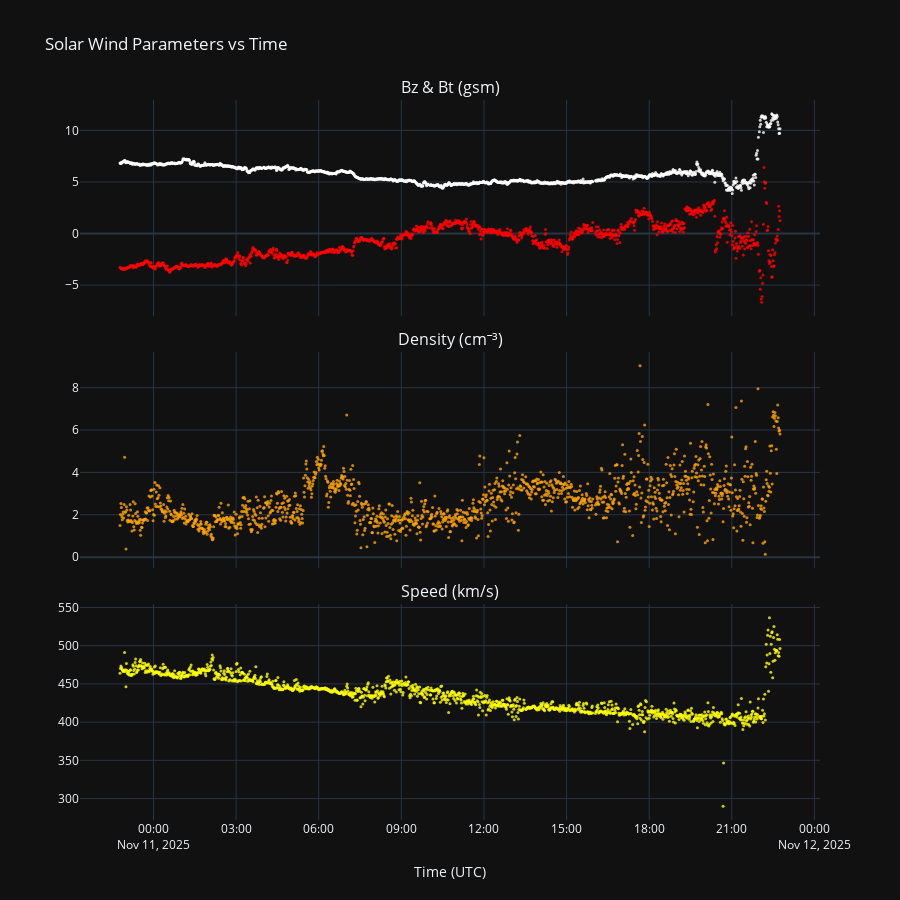

Notebook cell for this chart:
### Code cell
import plotly.graph_objects as go
from plotly.subplots import make_subplots

fig = make_subplots(
    rows=3, cols=1,
    shared_xaxes=True,
    vertical_spacing=0.05,  # 调整上下间距
    subplot_titles=("Bz & Bt (gsm)", "Density (cm⁻³)", "Speed (km/s)")
)

# 添加 Bz & Bt 曲线
fig.add_trace(
    go.Scatter(x=time, y=bz, mode="markers", marker=dict(color="red", size=3, opacity=0.8),name="Bt & Bz", line=dict(color="salmon")),
    row=1, col=1
)

fig.add_trace(
    go.Scatter(
        x=time, y=bt,
        mode="markers",
        marker=dict(color="white", size=3, opacity=0.8),
        name="Bt",
    ),
    row=1, col=1
)

# 添加 Density 曲线
fig.add_trace(
    go.Scatter(x=time, y=density, mode="markers", marker=dict(color="orange", size=3, opacity=0.8), 
               name="Density", line=dict(color="lightskyblue")),
    row=2, col=1
)

# 添加 Speed 曲线
fig.add_trace(
    go.Scatter(x=time, y=speed, mode="markers", marker=dict(color="yellow", size=3, opacity=0.8),name="Speed", line=dict(color="lightgreen")),
    row=3, col=1
)


# 更新整体布局
fig.update_layout(
    height=900, width=900,
    title="Solar Wind Parameters vs Time",
    xaxis3_title="Time (UTC)",
    template="plotly_dark",
    showlegend=False  # 可设为 True 在右上角显示图例
)

# 显示图像
fig.show()

### Figure 1 — Plotly figure (JSON) as saved in the notebook; plotly's stock layout.template omitted (floating-point values rounded to 4 significant figures; data arrays with more than 128 entries replaced by an {"elided": "..."} marker saying what was removed)
{"data": [{"line": {"color": "salmon"}, "marker": {"color": "red", "opacity": 0.8, "size": 3}, "mode": "markers", "name": "Bt & Bz", "type": "scatter", "x": {"elided": "1417 str values"}, "xaxis": "x", "y": {"elided": "1431 float values"}, "yaxis": "y"}, {"marker": {"color": "white", "opacity": 0.8, "size": 3}, "mode": "markers", "name": "Bt", "type": "scatter", "x": {"elided": "1417 str values"}, "xaxis": "x", "y": {"elided": "1431 float values"}, "yaxis": "y"}, {"line": {"color": "lightskyblue"}, "marker": {"color": "orange", "opacity": 0.8, "size": 3}, "mode": "markers", "name": "Density", "type": "scatter", "x": {"elided": "1417 str values"}, "xaxis": "x2", "y": {"elided": "1417 float values"}, "yaxis": "y2"}, {"line": {"color": "lightgreen"}, "marker": {"color": "yellow", "opacity": 0.8, "size": 3}, "mode": "markers", "name": "Speed", "type": "scatter", "x": {"elided": "1417 str values"}, "xaxis": "x3", "y": {"elided": "1417 float values"}, "yaxis": "y3"}], "layout": {"annotations": [{"font": {"size": 16}, "showarrow": false, "text": "Bz & Bt (gsm)", "x": 0.5, "xanchor": "center", "xref": "paper", "y": 1, "yanchor": "bottom", "yref": "paper"}, {"font": {"size": 16}, "showarrow": false, "text": "Density (cm⁻³)", "x": 0.5, "xanchor": "center", "xref": "paper", "y": 0.65, "yanchor": "bottom", "yref": "paper"}, {"font": {"size": 16}, "showarrow": false, "text": "Speed (km/s)", "x": 0.5, "xanchor": "center", "xref": "paper", "y": 0.3, "yanchor": "bottom", "yref": "paper"}], "height": 900, "showlegend": false, "title": {"text": "Solar Wind Parameters vs Time"}, "width": 900, "xaxis": {"anchor": "y", "autorange": true, "domain": [0, 1], "matches": "x3", "range": ["2025-11-10 21:19:50.9091", "2025-11-12 00:12:09.0909"], "showticklabels": false, "type": "date"}, "xaxis2": {"anchor": "y2", "autorange": true, "domain": [0, 1], "matches": "x3", "range": ["2025-11-10 21:19:50.9091", "2025-11-12 00:12:09.0909"], "showticklabels": false, "type": "date"}, "xaxis3": {"anchor": "y3", "autorange": true, "domain": [0, 1], "range": ["2025-11-10 21:19:50.9091", "2025-11-12 00:12:09.0909"], "title": {"text": "Time (UTC)"}, "type": "date"}, "yaxis": {"anchor": "x", "autorange": true, "domain": [0.7, 1], "range": [-7.998, 12.95], "type": "linear"}, "yaxis2": {"anchor": "x2", "autorange": true, "domain": [0.35, 0.65], "range": [-0.5112, 9.681], "type": "linear"}, "yaxis3": {"anchor": "x3", "autorange": true, "domain": [0, 0.3], "range": [271.9, 554.6], "type": "linear"}}}
